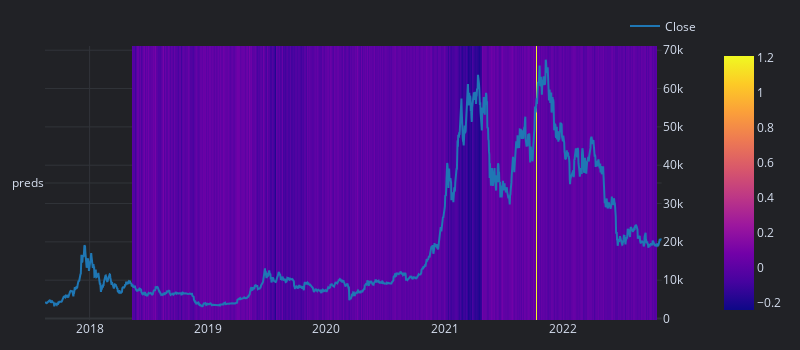

Source (notebook cell):
### Code cell
data.close.vbt.overlay_with_heatmap(test_preds).show()

### Figure 1 — Plotly figure (JSON) as saved in the notebook; plotly's stock layout.template omitted (floating-point values rounded to 4 significant figures; data arrays with more than 128 entries replaced by an {"elided": "..."} marker saying what was removed)
{"data": [{"colorscale": [[0, "#0d0887"], [0.1111, "#46039f"], [0.2222, "#7201a8"], [0.3333, "#9c179e"], [0.4444, "#bd3786"], [0.5556, "#d8576b"], [0.6667, "#ed7953"], [0.7778, "#fb9f3a"], [0.8889, "#fdca26"], [1, "#f0f921"]], "hoverongaps": false, "type": "heatmap", "uid": "55fa288d-d8fa-4f21-a9f1-56d4b6067920", "x": {"elided": "1902 str values"}, "y": ["preds"], "z": {"elided": "1x1902 float values"}}, {"line": {"color": "#1f77b4"}, "mode": "lines", "name": "Close", "showlegend": true, "type": "scatter", "uid": "160aa847-964c-4cef-b133-26f2aa70b86a", "x": {"elided": "1902 str values"}, "xaxis": "x", "y": {"elided": "1902 float values"}, "yaxis": "y2"}], "layout": {"height": 350, "legend": {"orientation": "h", "traceorder": "normal", "x": 1, "xanchor": "right", "y": 1.02, "yanchor": "bottom"}, "margin": {"b": 30, "l": 30, "r": 30, "t": 30}, "width": 800, "xaxis": {"anchor": "y", "domain": [0, 0.94]}, "yaxis": {"anchor": "x", "domain": [0, 1], "type": "category"}, "yaxis2": {"anchor": "x", "overlaying": "y", "side": "right"}}}
